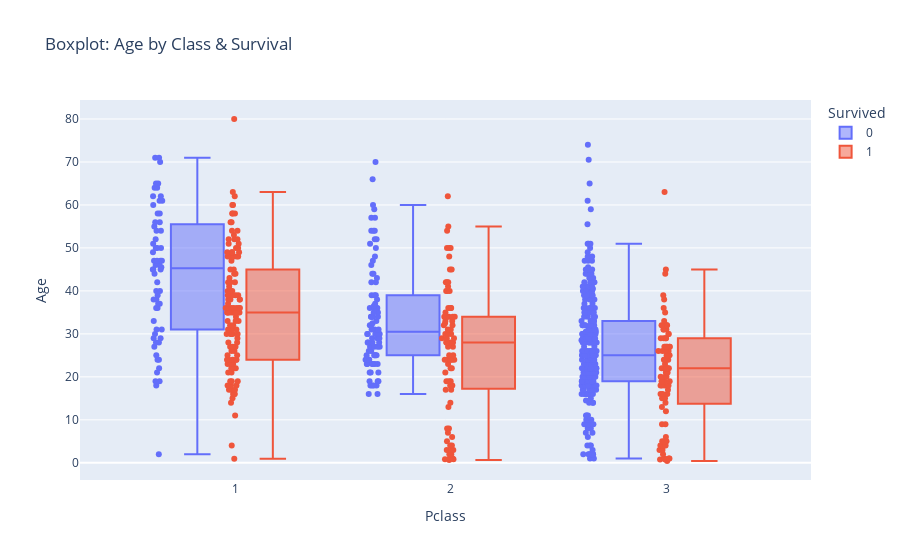

Write notebook code for a chart like this one.
### Code cell
fig = px.box(data, x="Pclass", y="Age", color="Survived", points="all",
             title="Boxplot: Age by Class & Survival")
fig.show()

### Figure 1 — Plotly figure (JSON) as saved in the notebook; plotly's stock layout.template omitted (floating-point values rounded to 4 significant figures; data arrays with more than 128 entries replaced by an {"elided": "..."} marker saying what was removed)
{"data": [{"alignmentgroup": "True", "boxpoints": "all", "hovertemplate": "Survived=0<br>Pclass=%{x}<br>Age=%{y}<extra></extra>", "legendgroup": "0", "marker": {"color": "#636efa"}, "name": "0", "notched": false, "offsetgroup": "0", "orientation": "v", "showlegend": true, "type": "box", "x": {"elided": "549 int values"}, "x0": " ", "xaxis": "x", "y": {"elided": "549 float values"}, "y0": " ", "yaxis": "y"}, {"alignmentgroup": "True", "boxpoints": "all", "hovertemplate": "Survived=1<br>Pclass=%{x}<br>Age=%{y}<extra></extra>", "legendgroup": "1", "marker": {"color": "#EF553B"}, "name": "1", "notched": false, "offsetgroup": "1", "orientation": "v", "showlegend": true, "type": "box", "x": {"elided": "342 int values"}, "x0": " ", "xaxis": "x", "y": {"elided": "342 float values"}, "y0": " ", "yaxis": "y"}], "layout": {"autosize": true, "boxmode": "group", "legend": {"title": {"text": "Survived"}, "tracegroupgap": 0}, "title": {"text": "Boxplot: Age by Class & Survival"}, "xaxis": {"anchor": "y", "autorange": true, "domain": [0, 1], "range": [0.2795, 3.67], "title": {"text": "Pclass"}, "type": "linear"}, "yaxis": {"anchor": "x", "autorange": true, "domain": [0, 1], "range": [-4.001, 84.42], "title": {"text": "Age"}, "type": "linear"}}}
